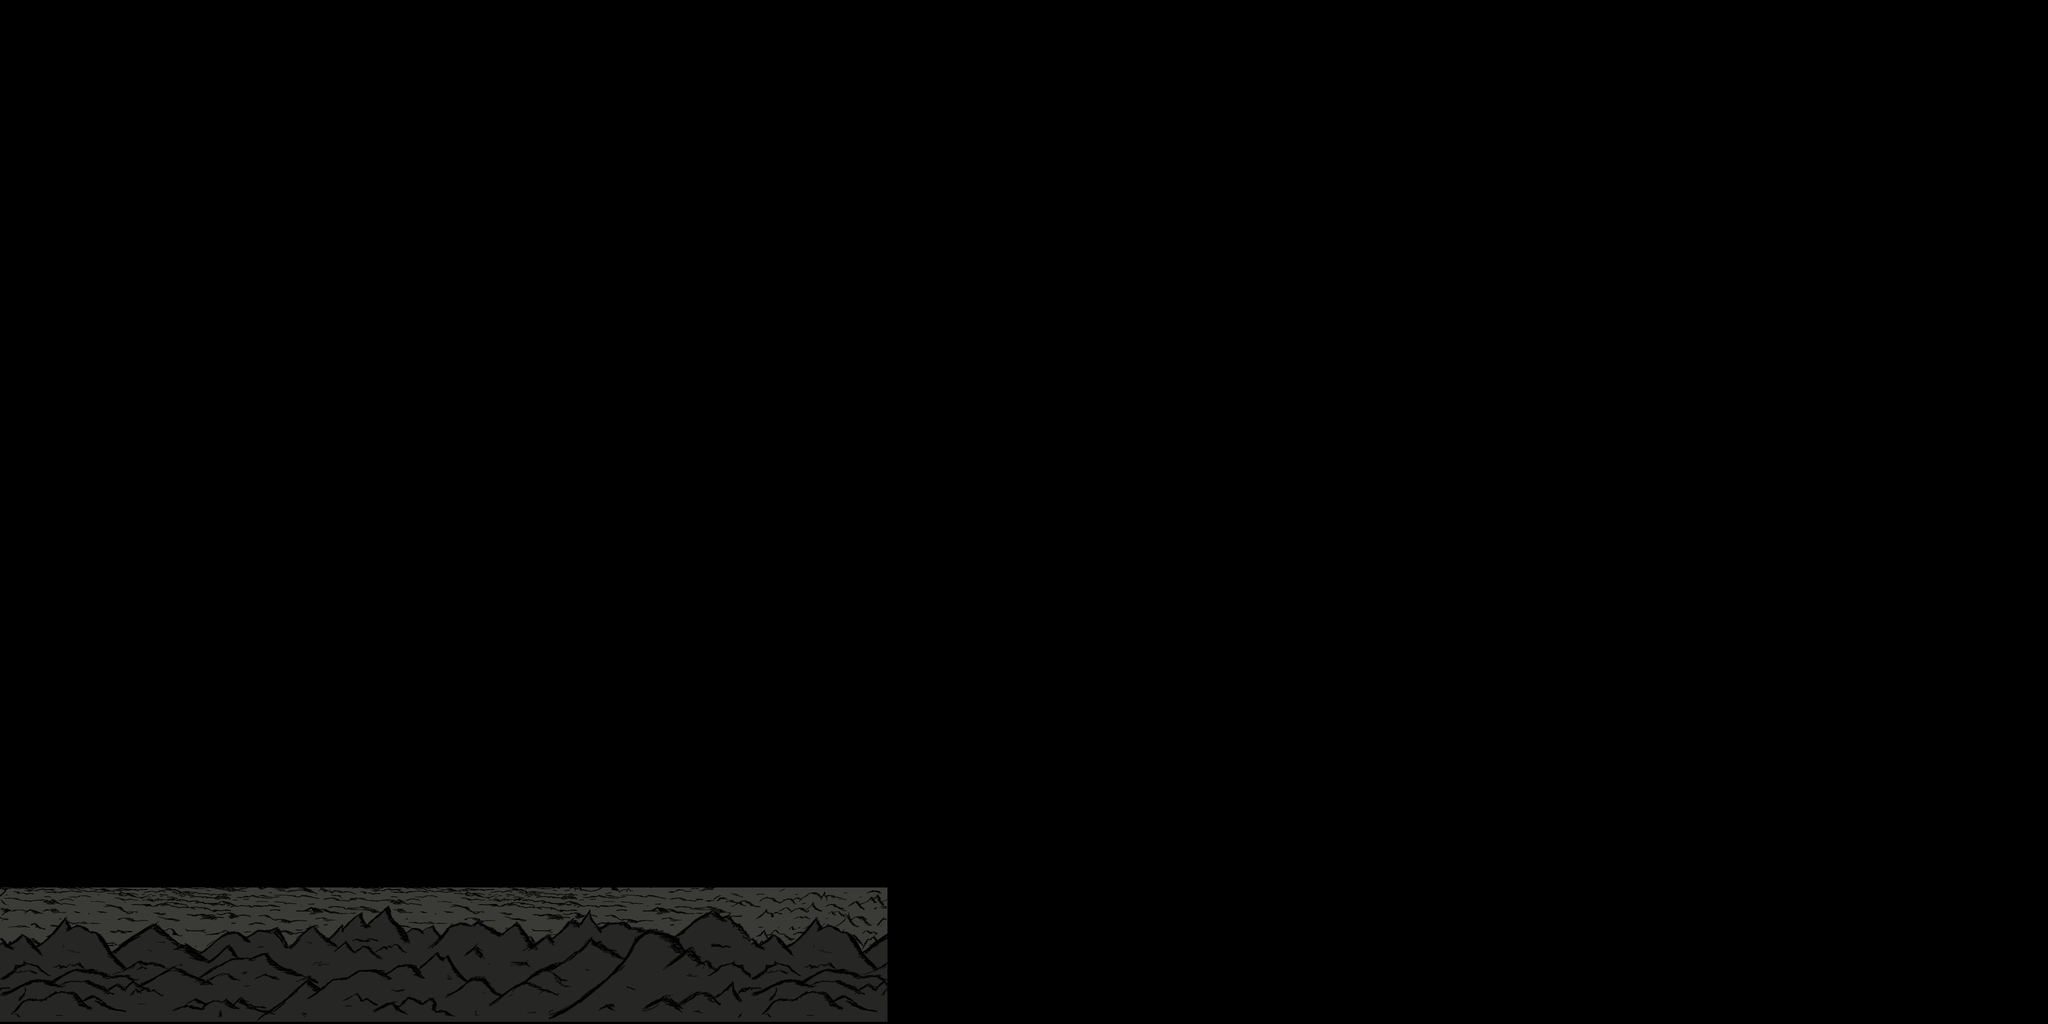

Below is a game level as drawn by its tile map, then a one-line description and the .tmx that defines it (tile-layer data replaced by summaries):
An orthogonal 60x30 tile map with 64x64 px tiles, 3 tile layers (Midground, Foreground, Background), 3 tilesets and 30 objects.

<map version="1.0" orientation="orthogonal" renderorder="right-down" width="60" height="30" tilewidth="64" tileheight="64" nextobjectid="242">
 <tileset firstgid="1" name="foreground" tilewidth="64" tileheight="64" tilecount="112" columns="28">
  <image source="sprites/foreground.png" trans="ff00ff" width="1792" height="256" />
 </tileset>
 <tileset firstgid="113" name="midground" tilewidth="64" tileheight="64" tilecount="62" columns="31">
  <image source="sprites/midground.png" trans="ff00ff" width="1984" height="128" />
 </tileset>
 <tileset firstgid="175" name="background" tilewidth="64" tileheight="64" tilecount="26" columns="26">
  <image source="sprites/background.png" trans="ff00ff" width="1664" height="64" />
 </tileset>
 <objectgroup name="Points">
  <object id="178" x="768" y="1664">
   <polyline points="0,0 128,0" />
  </object>
  <object id="183" x="896" y="1344">
   <polyline points="0,0 -384,-192" />
  </object>
  <object id="184" x="512" y="1152">
   <polyline points="0,0 -384,320" />
  </object>
  <object id="192" x="512" y="1472">
   <polyline points="0,0 64,0" />
  </object>
  <object id="196" x="1280" y="1344">
   <polyline points="0,0 256,64" />
  </object>
  <object id="197" x="1536" y="1408">
   <polyline points="0,0 192,0" />
  </object>
  <object id="198" x="1728" y="1408">
   <polyline points="0,0 192,-64" />
  </object>
  <object id="210" x="896" y="1344">
   <polyline points="0,0 0,256" />
  </object>
  <object id="217" x="1920" y="1344">
   <polyline points="0,0 0,128" />
  </object>
  <object id="218" x="1920" y="1472">
   <polyline points="0,0 64,0" />
  </object>
  <object id="220" x="1984" y="1472">
   <polyline points="0,0 0,-128" />
  </object>
  <object id="221" x="1984" y="1344">
   <polyline points="0,0 192,-64" />
  </object>
  <object id="222" x="2176" y="1280">
   <polyline points="0,0 128,-128" />
  </object>
  <object id="223" x="2304" y="1152">
   <polyline points="0,0 64,-256" />
  </object>
  <object id="229" x="64" y="1664">
   <polyline points="0,0 1600,0" />
  </object>
  <object id="230" x="1664" y="1664">
   <polyline points="0,0 1408,-192" />
  </object>
  <object id="234" x="576" y="1472">
   <polyline points="0,0 128,64" />
  </object>
  <object id="235" x="704" y="1536">
   <polyline points="0,0 64,64" />
  </object>
  <object id="236" x="704" y="1536">
   <polyline points="0,0 64,0" />
  </object>
  <object id="237" x="768" y="1600">
   <polyline points="0,0 0,64" />
  </object>
  <object id="238" x="896" y="1600">
   <polyline points="0,0 0,64" />
  </object>
  <object id="241" x="896" y="1344">
   <polyline points="0,0 -128,-320" />
  </object>
 </objectgroup>
 <objectgroup name="Trophies">
  <object id="157" x="384" y="1344" width="64" height="128" />
 </objectgroup>
 <objectgroup name="ForegroundTree">
  <object id="117" x="832" y="1024" width="64" height="64" />
  <object id="139" x="2688" y="1024" width="64" height="64" />
 </objectgroup>
 <objectgroup name="Rope">
  <object id="130" x="1186.18" y="1005.33">
   <properties>
    <property name="bridge_to_drop" value="bridge_1" />
   </properties>
   <polyline points="0,0 128,320" />
  </object>
 </objectgroup>
 <objectgroup name="Bridge">
  <object id="138" x="1186.18" y="1709.33">
   <properties>
    <property name="bridge_name" value="bridge_1" />
   </properties>
   <polyline points="0,0 192,-512" />
  </object>
 </objectgroup>
 <objectgroup name="Pots">
  <object id="141" x="576" y="896" width="64" height="64" />
  <object id="142" x="2048" y="896" width="64" height="64" />
 </objectgroup>
 <objectgroup name="Planks">
  <object id="145" x="1445.45" y="1560" width="256" height="64" />
 </objectgroup>
 <layer name="Midground" width="60" height="30">
  <data>[1800 cells, 52 non-empty, 52 distinct tile ids]</data>
 </layer>
 <layer name="Foreground" width="60" height="30" offsetx="0" offsety="-4">
  <data>[1800 cells, 104 non-empty, 88 distinct tile ids]</data>
 </layer>
 <layer name="Background" width="60" height="30">
  <data>[1800 cells, 0 non-empty, 0 distinct tile ids]</data>
 </layer>
</map>
